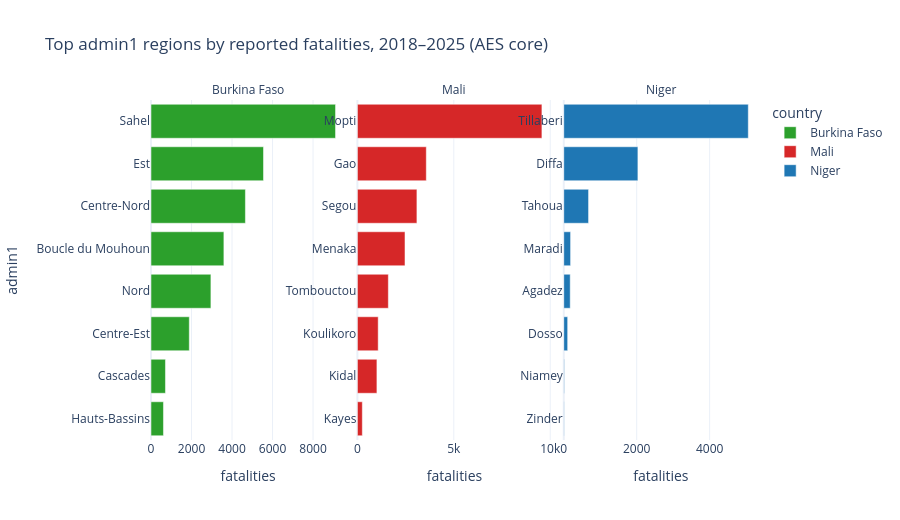

Source (notebook cell):
### Markdown cell above
## 2.7  Figure F — Top admin1 fatality concentration (geographic hotspots)

### Code cell
admin = aes.groupby(['country','admin1'])['fatalities'].sum().reset_index().sort_values('fatalities', ascending=False)
top = admin.groupby('country').head(8)
fig = px.bar(top.sort_values(['country','fatalities']),
             x='fatalities', y='admin1', color='country',
             color_discrete_map=COLOURS, orientation='h',
             facet_col='country', facet_col_wrap=3,
             title='Top admin1 regions by reported fatalities, 2018–2025 (AES core)',
             height=520, template='plotly_white')
fig.update_yaxes(matches=None, showticklabels=True)
fig.update_xaxes(matches=None)
fig.for_each_annotation(lambda a: a.update(text=a.text.split('=')[-1]))
fig.write_html(FIGS/'fig_F_admin1_hotspots.html', include_plotlyjs='cdn')
fig.show()

### Figure 1 — Plotly figure (JSON) as saved in the notebook; plotly's stock layout.template omitted (floating-point values rounded to 4 significant figures)
{"data": [{"hovertemplate": "country=Burkina Faso<br>fatalities=%{x}<br>admin1=%{y}<extra></extra>", "legendgroup": "Burkina Faso", "marker": {"color": "#2ca02c", "pattern": {"shape": ""}}, "name": "Burkina Faso", "orientation": "h", "showlegend": true, "textposition": "auto", "type": "bar", "x": [615, 714, 1890, 2957, 3598, 4660, 5553, 9109], "xaxis": "x", "y": ["Hauts-Bassins", "Cascades", "Centre-Est", "Nord", "Boucle du Mouhoun", "Centre-Nord", "Est", "Sahel"], "yaxis": "y"}, {"hovertemplate": "country=Mali<br>fatalities=%{x}<br>admin1=%{y}<extra></extra>", "legendgroup": "Mali", "marker": {"color": "#d62728", "pattern": {"shape": ""}}, "name": "Mali", "orientation": "h", "showlegend": true, "textposition": "auto", "type": "bar", "x": [256, 1013, 1079, 1605, 2469, 3087, 3574, 9569], "xaxis": "x2", "y": ["Kayes", "Kidal", "Koulikoro", "Tombouctou", "Menaka", "Segou", "Gao", "Mopti"], "yaxis": "y2"}, {"hovertemplate": "country=Niger<br>fatalities=%{x}<br>admin1=%{y}<extra></extra>", "legendgroup": "Niger", "marker": {"color": "#1f77b4", "pattern": {"shape": ""}}, "name": "Niger", "orientation": "h", "showlegend": true, "textposition": "auto", "type": "bar", "x": [11, 15, 107, 177, 187, 680, 2033, 5060], "xaxis": "x3", "y": ["Zinder", "Niamey", "Dosso", "Agadez", "Maradi", "Tahoua", "Diffa", "Tillaberi"], "yaxis": "y3"}], "layout": {"annotations": [{"font": {}, "showarrow": false, "text": "Burkina Faso", "x": 0.16, "xanchor": "center", "xref": "paper", "y": 1.0, "yanchor": "bottom", "yref": "paper"}, {"font": {}, "showarrow": false, "text": "Mali", "x": 0.5, "xanchor": "center", "xref": "paper", "y": 1.0, "yanchor": "bottom", "yref": "paper"}, {"font": {}, "showarrow": false, "text": "Niger", "x": 0.84, "xanchor": "center", "xref": "paper", "y": 1.0, "yanchor": "bottom", "yref": "paper"}], "barmode": "relative", "height": 520, "legend": {"title": {"text": "country"}, "tracegroupgap": 0}, "title": {"text": "Top admin1 regions by reported fatalities, 2018–2025 (AES core)"}, "xaxis": {"anchor": "y", "domain": [0.0, 0.32], "title": {"text": "fatalities"}}, "xaxis2": {"anchor": "y2", "domain": [0.34, 0.66], "title": {"text": "fatalities"}}, "xaxis3": {"anchor": "y3", "domain": [0.68, 1.0], "title": {"text": "fatalities"}}, "yaxis": {"anchor": "x", "domain": [0.0, 1.0], "showticklabels": true, "title": {"text": "admin1"}}, "yaxis2": {"anchor": "x2", "domain": [0.0, 1.0], "showticklabels": true}, "yaxis3": {"anchor": "x3", "domain": [0.0, 1.0], "showticklabels": true}}}
